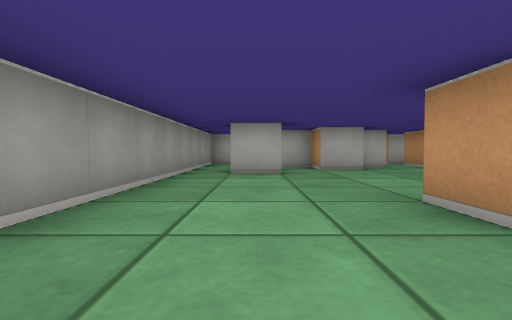
view 1 (above)

17 first-person views from a walk through a cub3D maze. The camera is about half as high as the walls, tilts 2° down and sees 85° across. The floor is counted in squares. Each view is taken from the middle of a square. On the plan, view 1 faces up. The plan holds only what a view shows up to about 9 squares ahead; the rest is blank.

view 2
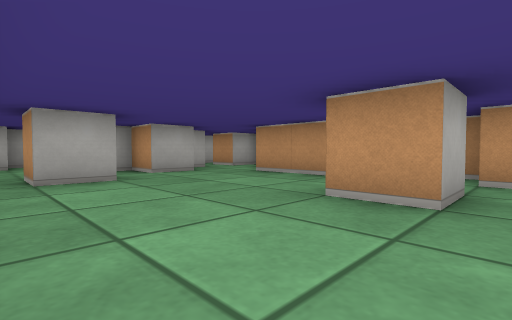

view 3
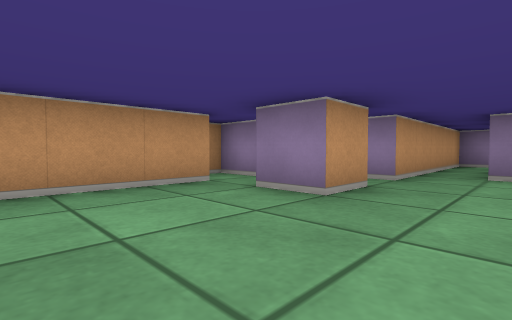

view 4
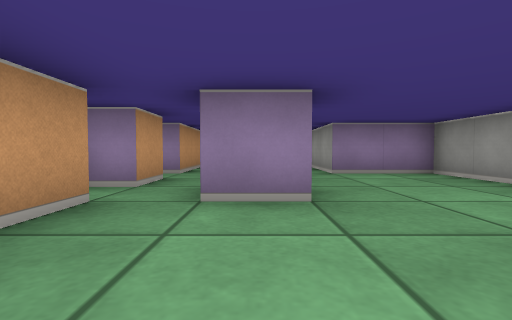

view 5
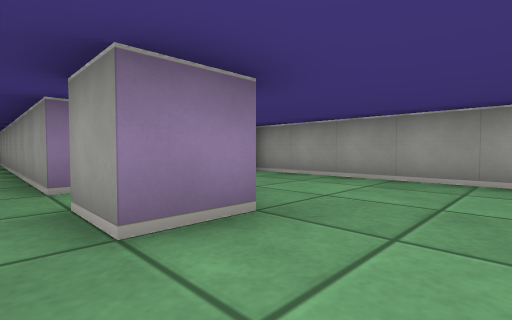

view 6
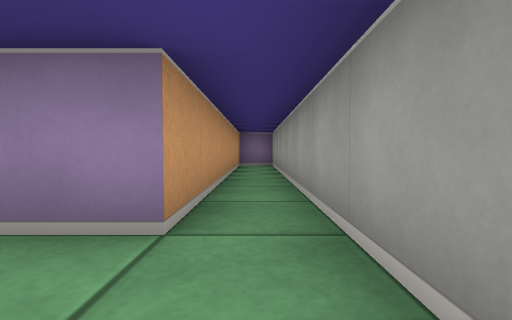

view 7
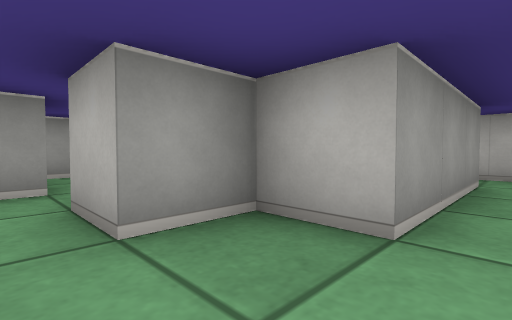

view 8
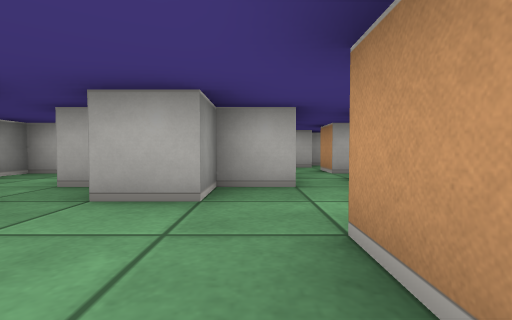

view 9
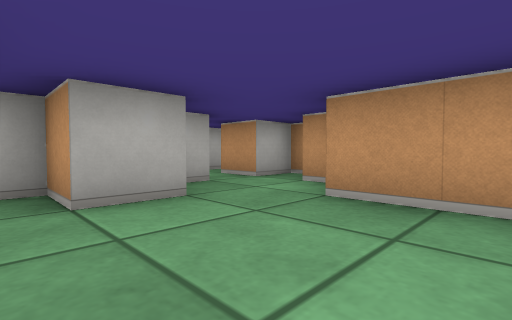

view 10
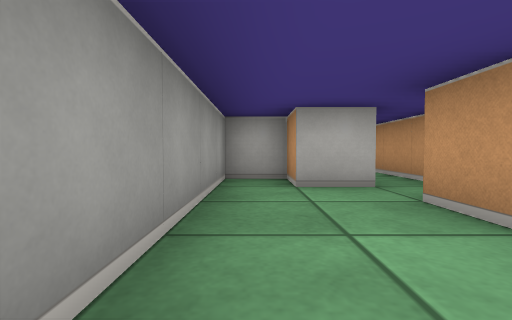

view 11
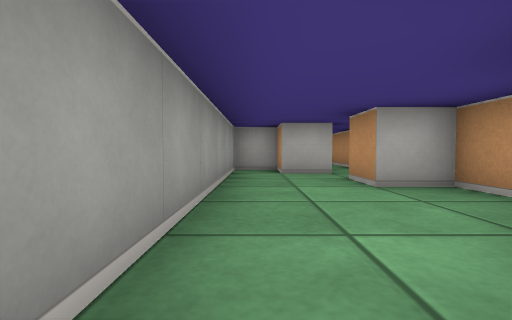

view 12
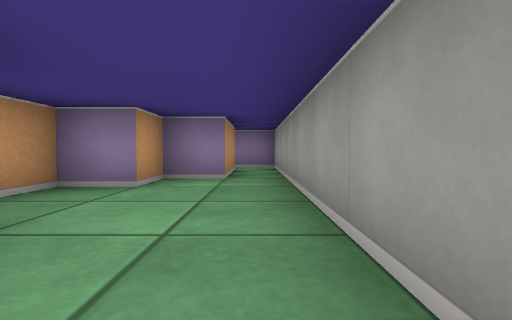

view 13
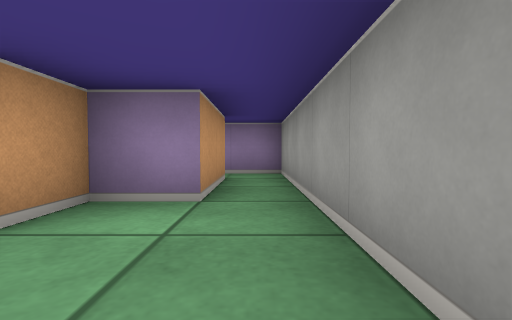

view 14
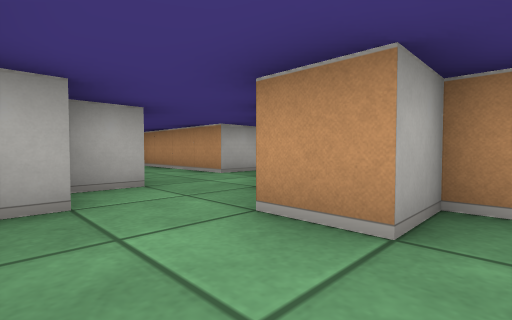

view 15
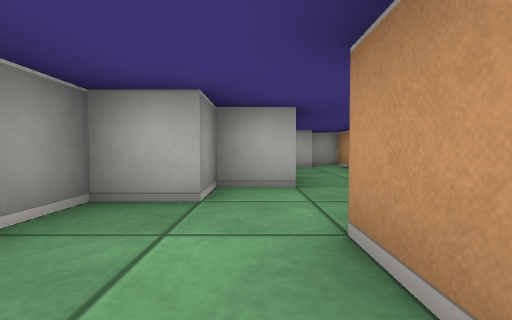

view 16
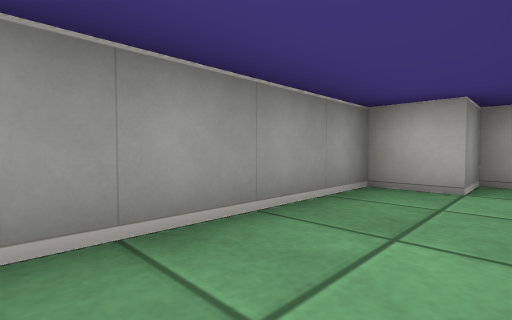

view 17
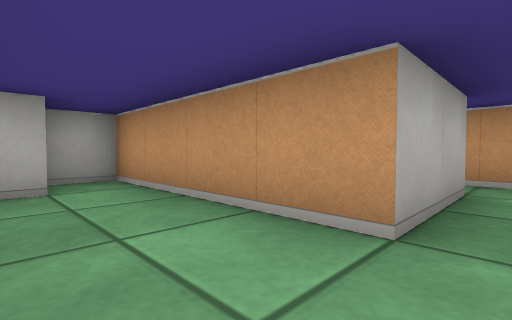

### Floor plan
Points are (right, up) in squares from view 1. A wall is a line through its corners. A room is listed if a view was taken in it or the views show most of it. See-through windows are left out.
Room 1 (views 1, 2, 3, 4, 5, 6, 7, 8, 9, 14, 15, 16, 17)
walls: (0.6, 5.5) (-0.5, 5.5) (-0.5, 6.5); (0.5, 6.6) (0.5, 6.1); (1.5, 2.5) (2.5, 2.5) (2.5, 1.5) (1.5, 1.5) (1.5, 2.5); (3.5, 2.4) (3.5, 5.5); (4.5, 6) (4.5, 6.5); (3.5, 8.5) (3.5, 7.5) (2.5, 7.5) (2.5, 6.5) (1.5, 6.5) (1.5, 7.5) (0.5, 7.5) (0.5, 8.5); (3.5, 0.5) (3.5, 1.5) (4.5, 1.5); (5.5, 7.5) (4.5, 7.5) (4.5, 8.5); (0.6, 10.5) (-0.5, 10.5) (-0.5, 9.5) (-1.5, 9.5) (-1.5, -0.5) (0.5, -0.5) (0.5, -2.5); (3.4, 11.5) (2.5, 11.5) (2.5, 15.5) (1.5, 15.5) (1.5, 14.5) (0.5, 14.5) (0.5, 11); (1.5, -3.5) (1.5, 0.5) (2.5, 0.5) (2.5, -7.5) (3.5, -7.5) (3.5, -0.5) (4.5, -0.5)
ways out: opening at (1, -4) to room 2; opening at (3, 11); opening at (4, 0); opening at (4, 8)
Room 2 (views 10, 12, 13)
walls: (-0.5, -8.5) (0.5, -8.5) (0.5, -7.5) (1.5, -7.5) (1.5, -5.5) (0.5, -5.5) (0.5, -4.5) (1.5, -4.5) (1.5, -3.5); (0.6, -3.5) (-0.5, -3.5) (-0.5, -2.5) (-1.5, -2.5) (-1.5, -8.5)
ways out: opening at (1, -4) to room 1; opening at (-1, -9) to room 3
Room 3 (view 11)
walls: (-0.5, -10.5) (-0.5, -8.5); (-1.5, -8.5) (-1.5, -11.5) (-0.4, -11.5)
ways out: opening at (-1, -9) to room 2

Where each view was taken, in squares from view 1:
view 1: 0 up, 0 right, facing up
view 2: 1 up, 1 left, facing up-right
view 3: 5 up, 0 right, facing down-right
view 4: 5 up, 2 right, facing down
view 5: 4 up, 3 right, facing down-left
view 6: 1 up, 3 right, facing down
view 7: 6 up, 4 right, facing up-left
view 8: 4 up, 3 right, facing up
view 9: 4 up, 1 right, facing up-right
view 10: 7 down, 1 left, facing up
view 11: 9 down, 1 left, facing up
view 12: 4 down, 1 left, facing down
view 13: 6 down, 1 left, facing down
view 14: 7 up, 1 left, facing up-right
view 15: 7 up, 0 right, facing up
view 16: 11 up, 2 right, facing up-left
view 17: 11 up, 1 right, facing up-right
